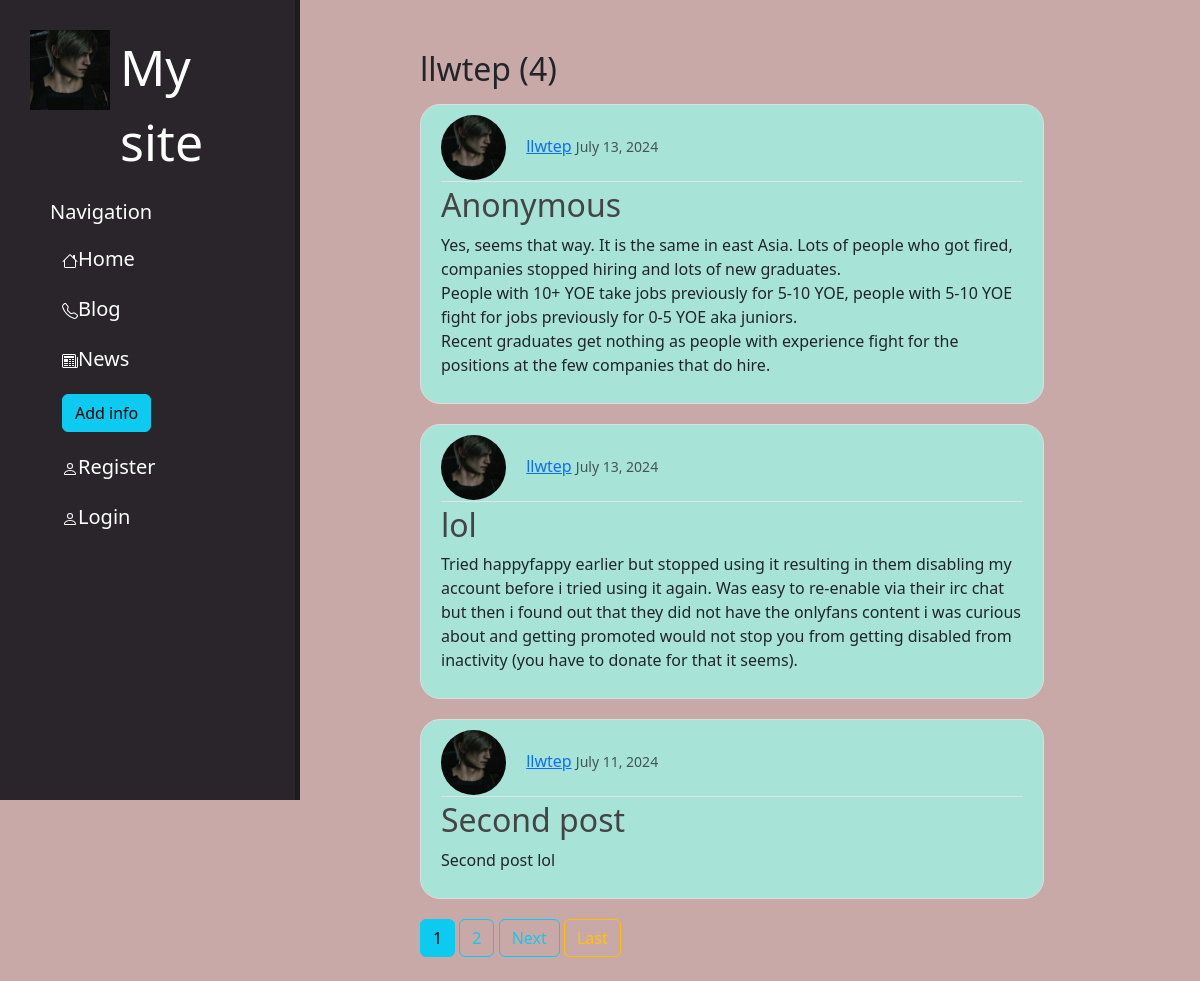
The page /blog/user/llwtep on the database its author committed.
### blog/models.py (models this page shows, shortened)
class Post(models.Model):
    title=models.CharField(max_length=100)
    content=models.TextField()
    date_posted=models.DateTimeField(default=timezone.now)
    author=models.ForeignKey(User,on_delete=models.CASCADE)

### users/models.py (models this page shows, shortened)
class Profile(models.Model):
    user=models.OneToOneField(User,on_delete=models.CASCADE)
    image=models.ImageField(default='default.jpg', upload_to='profile_pics')

### blog/views.py (the view)
# urls.py: path('user/<str:username>', UserPostListView.as_view(),name='user-posts'),
class UserPostListView(ListView):
    model=Post
    template_name = 'blog/user_posts.html'
    context_object_name = 'posts'
    paginate_by = 3
    def get_queryset(self):
        user=get_object_or_404(User,username=self.kwargs.get('username'))
        return Post.objects.filter(author=user).order_by('-date_posted')

### blog/templates/blog/user_posts.html (shortened to what this page needs)
{%extends 'main/layout.html'%}
{%block content%}
  <div class="wrapper-blog">
      <h2 class="mb-3">{{view.kwargs.username}} ({{page_obj.paginator.count}})</h2>
  {% for post in posts %}
        <article class="media content-section">
          <div class="media-body">
            <div class="article-metadata">
            <img class="rounded-circle article-img" src="{{ post.author.profile.image.url }}">
              <a class="mr-2" href="{%url 'profile'%}">{{ post.author }}</a>
              <small class="text-muted">{{ post.date_posted|date:"F d, Y" }}</small>
            </div>
            <h2><a class="article-title" href="{%url 'post-detail' post.id%}">{{ post.title }}</a></h2>
            <p class="article-content">{{ post.content }}</p>
          </div>
        </article>
    {% endfor %}
     {% if is_paginated %}
      {% for num in page_obj.paginator.page_range %}
        {% if page_obj.number == num %}
          <a class="btn btn-info mb-4" href="?page={{ num }}">{{ num }}</a>
        {% elif num > page_obj.number|add:'-3' and num < page_obj.number|add:'3' %}
          <a class="btn btn-outline-info mb-4" href="?page={{ num }}">{{ num }}</a>
        {% endif %}
      {% endfor %}
      {% if page_obj.has_next %}
        <a class="btn btn-outline-info mb-4" href="?page={{ page_obj.next_page_number }}">Next</a>
        <a class="btn btn-outline-warning mb-4" href="?page={{ page_obj.paginator.num_pages }}">Last</a>
      {% endif %}
        {% endif %}
    </div>
{%endblock%}

### main/static/main/css/main.css (style rules this page uses)
body { background:#c9a9a7; }
.wrapper-blog { display:block; width:100%; padding-top:50px; }
.content-section { background: #a8e3d8; padding: 10px 20px; border: 1px solid #dddddd; border-radius: 3px; margin-bottom: 20px; width:80%; border-radius:20px; }
.article-title { color: #444444; }
h2 .article-title { text-decoration: none !important; }
.article-content { white-space: pre-line; }
.article-img { height: 65px; width: 65px; margin-right: 16px; }
.article-metadata { padding-bottom: 1px; margin-bottom: 4px; border-bottom: 1px solid #e3e3e3 }

### rows shown on the page
Post: author.profile.image (picture), author "llwtep", date_posted "July 13, 2024", title "Anonymous", content "Yes, seems that way. It is the same in east Asia. Lots of people who got fired, companies stopped hiring and lots of new graduates. People with 10+ YOE take jobs previously for 5-10 YOE, people with 5-10 YOE fight for jobs previously for 0-5 YOE aka juniors. Recent graduates get nothing as people with experience fight for the positions at the few companies that do hire."
Post: author.profile.image (picture), author "llwtep", date_posted "July 13, 2024", title "lol", content "Tried happyfappy earlier but stopped using it resulting in them disabling my account before i tried using it again. Was easy to re-enable via their irc chat but then i found out that they did not have the onlyfans content i was curious about and getting promoted would not stop you from getting disabled from inactivity (you have to donate for that it seems)."
Post: author.profile.image (picture), author "llwtep", date_posted "July 11, 2024", title "Second post", content "Second post lol"

### other values the page prints
{{ view.kwargs.username }} "llwtep"
{{ page_obj.paginator.count }} "4"
{{ num }} "1"
{{ num }} "2"
